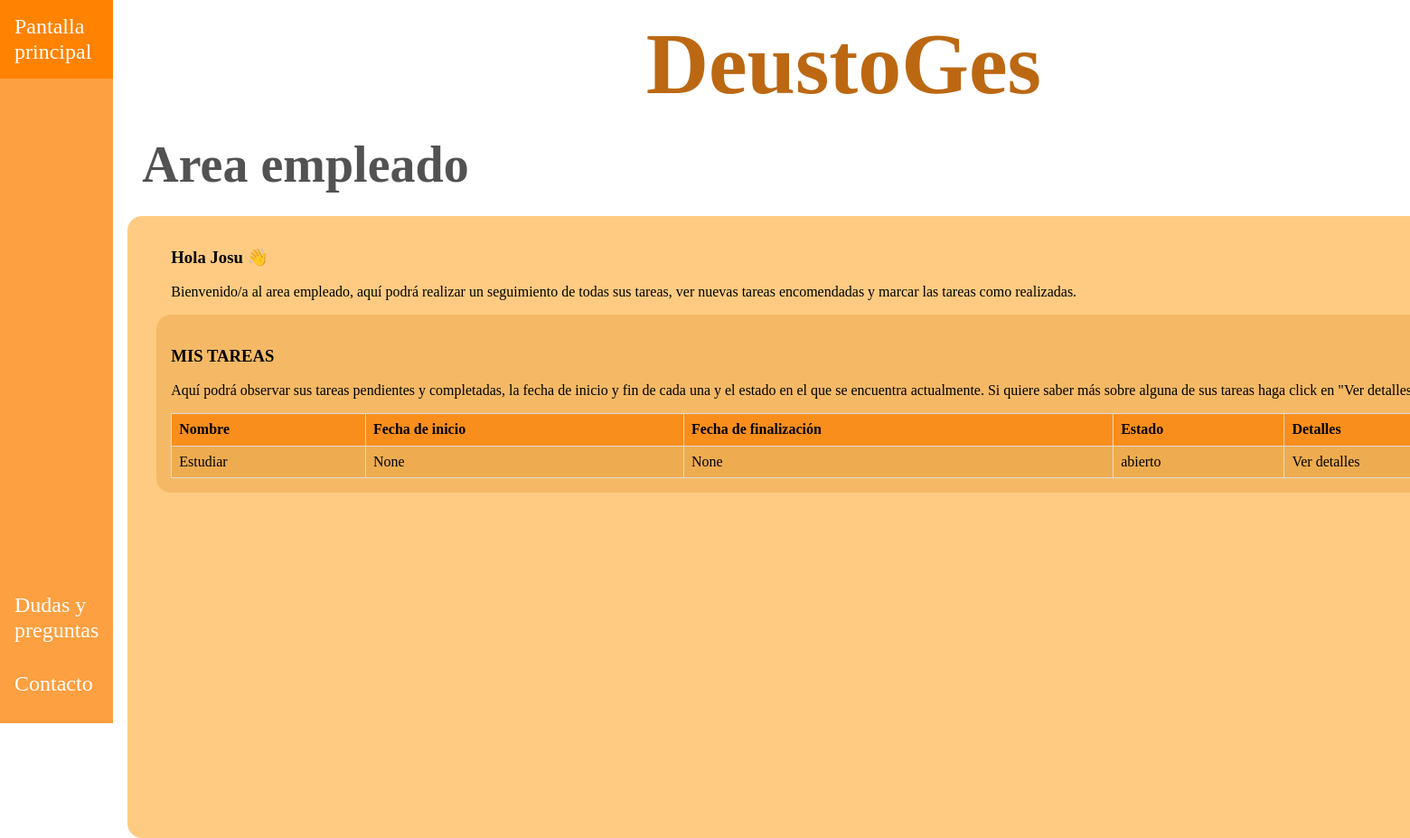
The page /appDeustoGes/empleados/1 on the database as committed earlier.
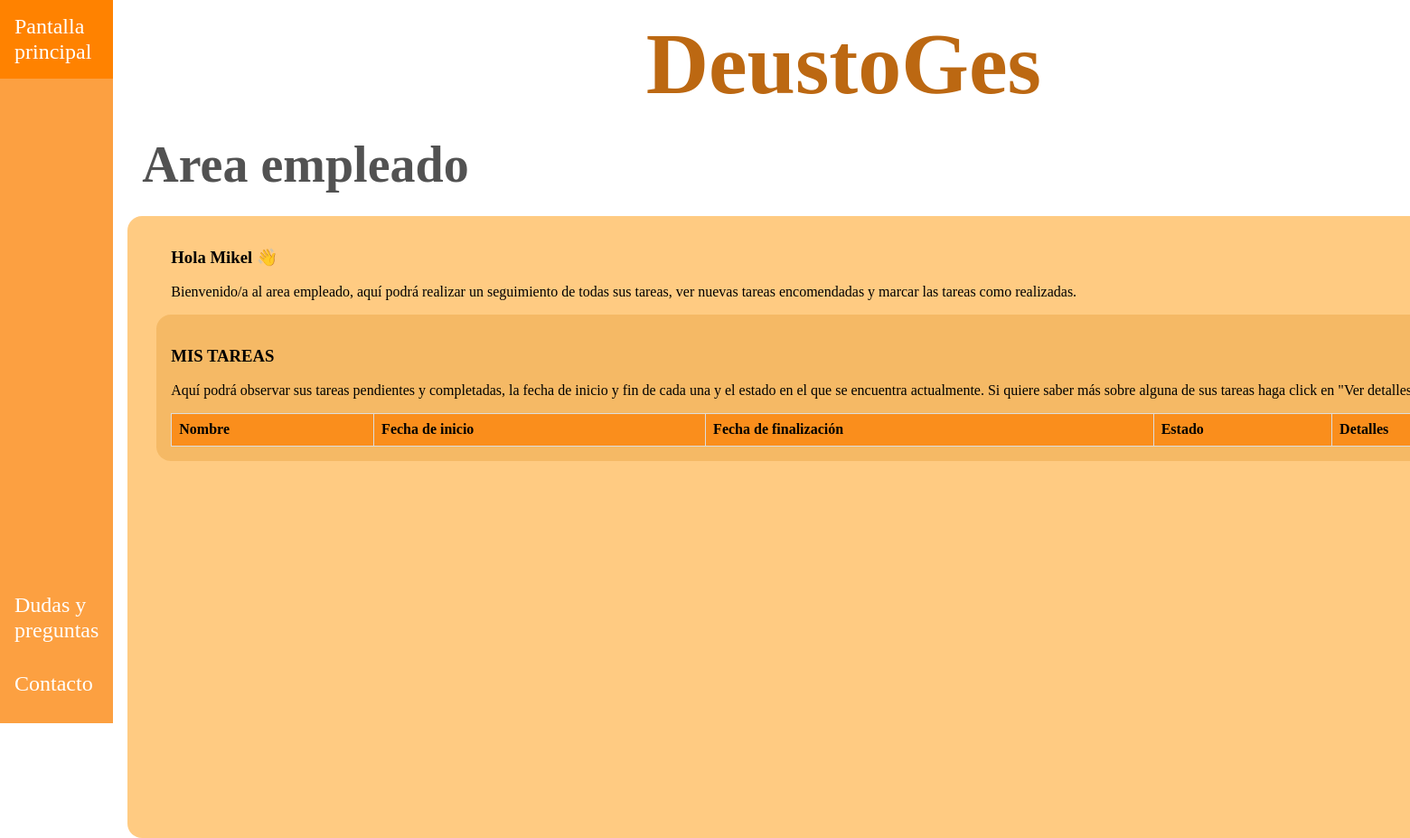
The same page on the database as committed later.
### appDeustoGes/models.py (models this page shows, shortened)
class Empleado(models.Model):
    dni = models.CharField(max_length=9)
    nombre = models.CharField(max_length=15)
    apellidos = models.CharField(max_length=40, default="")
    email = models.EmailField()
    telefono = models.PositiveIntegerField()
    responsable = models.BooleanField(default=False)
    created = models.DateTimeField(auto_now_add=True)
    updated = models.DateTimeField(auto_now=True)
    class Meta:
        verbose_name = "empleado"
        verbose_name_plural = "empleados"

class Tarea(models.Model):
    nombre = models.CharField(max_length=15)
    descripcion = models.TextField()
    fecha_inicio = models.DateField()
    fecha_fin = models.DateField()
    prioridad = models.CharField(max_length=10, choices=(('alta', 'Alta'), ('media', 'Media'), ('baja', 'Baja')))
    estado = models.CharField(max_length=20, choices=(
        ('abierta', 'Abierta'), ('asignada', 'Asignada'), ('en_proceso', 'En proceso'), ('finalizada', 'Finalizada')))
    notas_adicionales = models.TextField()
    empleado = models.ForeignKey(Empleado, on_delete=models.CASCADE)
    created = models.DateTimeField(auto_now_add=True)
    updated = models.DateTimeField(auto_now=True)
    class Meta:
        verbose_name = 'tarea'
        verbose_name_plural = 'tareas'

### appDeustoGes/views.py (the view)
# urls.py: path("/empleados/<int:id_empleado>", views.pantalla_empleado, name='pantalla_empleado'),
def pantalla_empleado(request, id_empleado):
    empleado = get_object_or_404(Empleado, id=id_empleado)
    tareas = Tarea.objects.all()
    return render(request, 'appDeustoGes/pantalla_empleado.html', {'tareas': tareas,
                                                                   'empleado': empleado})

### templates/appDeustoGes/pantalla_empleado.html
{% extends "base.html" %}
{% block css %}
    <link rel="stylesheet" href="/../static/css/normalize.css">
    <link rel="stylesheet" href="/../static/css/style.css">
{% endblock %}
{% block nav_header %}
    <nav class="barra-lateral">
        <ul class="listado-barra-lateral">
            <div>
                <li><a href="#">Pantalla principal</a></li>
            </div>
            <div>
                <li><a href="">Dudas y preguntas</a></li>
                <li><a href="">Contacto</a></li>
                <li><a href="{% url 'login' %}">Salir</a></li>
            </div>
        </ul>
    </nav>
{% endblock %}
{% block main_contenido %}
  <h2>Area empleado</h2>
<div class="contenido">
    <div class="introduccion">
        <h3>Hola {{ empleado.nombre }} 👋</h3>
        <p> Bienvenido/a al area empleado, aquí podrá realizar un seguimiento de todas sus tareas, ver nuevas tareas encomendadas
        y marcar las tareas como realizadas. </p>
    </div>
    <div class="contenido_interno">
        <h3>MIS TAREAS</h3>
        <p>Aquí podrá observar sus tareas pendientes y completadas, la fecha de inicio y fin de cada una y el estado
        en el que se encuentra actualmente. Si quiere saber más sobre alguna de sus tareas haga click en "Ver detalles".</p>
        <table class="estilos-table">
            <thead>
              <tr>
                <th>Nombre</th>
                <th>Fecha de inicio</th>
                <th>Fecha de finalización</th>
                <th>Estado</th>
                <th>Detalles</th>
              </tr>
            </thead>
            <tbody>
            {% for tarea in tareas %}
                {% if empleado.id == tarea.empleado_id %}
                    <tr>
                        <td>{{ tarea.nombre }}</td>
                        <td>{{ tarea.fecha_inicio }}</td>
                        <td>{{ tarea.fecha_fin }}</td>
                        <td>{{ tarea.estado }}</td>
                        <td><a href="{% url 'tarea_detail' empleado.id tarea.id %}">Ver detalles</a></td>
                    </tr>
                {% endif %}
            {% endfor %}
            </tbody>
        </table>
    </div>
</div>
{% endblock %}

Rows that differ between the two databases and show on the page:
removed Tarea: nombre "Estudiar", fecha_inicio "None", fecha_fin "None", estado "abierto"
changed Empleado: nombre "Josu" → "Mikel"
